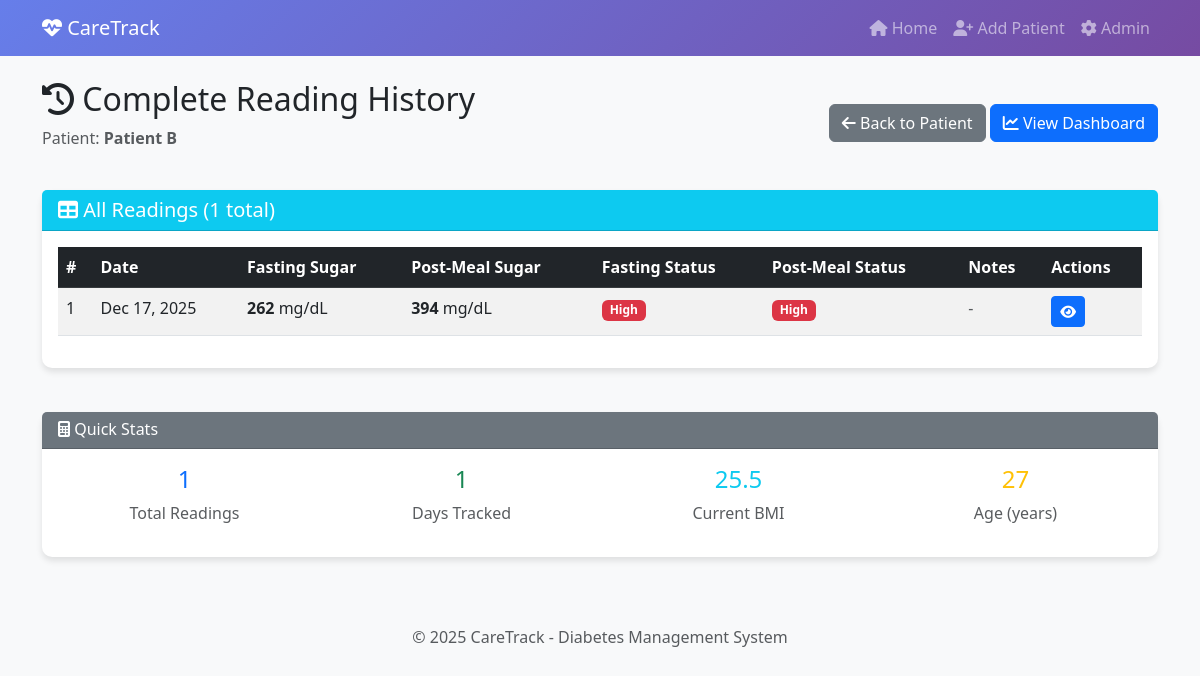
Screenshot of /history/2/ with the database file from the repository.
### app/models.py (models this page shows, shortened)
class Patient(models.Model):
    name = models.CharField(max_length=100, help_text="Patient's full name")
    age = models.PositiveIntegerField(
        validators=[MinValueValidator(1), MaxValueValidator(120)],
        help_text="Age in years"
    )
    weight = models.DecimalField(
        max_digits=5,      # Total digits (e.g., 150.5 = 4 digits)
        decimal_places=2,  # Digits after decimal
        help_text="Weight in kg"
    )
    height = models.DecimalField(
        max_digits=5,
        decimal_places=2,
        help_text="Height in cm"
    )
    bmi = models.DecimalField(
        max_digits=4,
        decimal_places=2,
        blank=True,  # Can be empty initially
        null=True,   # Can be NULL in database
        help_text="Body Mass Index (calculated automatically)"
    )
    created_at = models.DateTimeField(auto_now_add=True)  # Set once when created
    updated_at = models.DateTimeField(auto_now=True)      # Updates every time we save
    def save(self, *args, **kwargs):
        """Override save to calculate BMI before saving"""
        self.calculate_bmi()
        super().save(*args, **kwargs)
    class Meta:
        ordering = ['-created_at']  # Newest first

class SugarReading(models.Model):
    patient = models.ForeignKey(
        Patient,
        on_delete=models.CASCADE,  # If patient deleted, delete all their readings
        related_name='sugar_readings'
    )
    reading_date = models.DateField(default=timezone.now)
    sugar_before_breakfast = models.PositiveIntegerField(
        help_text="Fasting sugar level (mg/dL)"
    )
    sugar_after_breakfast = models.PositiveIntegerField(
        help_text="Post-meal sugar level (mg/dL)"
    )
    notes = models.TextField(blank=True, help_text="Any additional notes")
    created_at = models.DateTimeField(auto_now_add=True)
    def get_status(self):
        if self.sugar_before_breakfast < 70:
            fasting_status = "Low"
        elif 70 <= self.sugar_before_breakfast <= 100:
            fasting_status = "Normal"
        else:
            fasting_status = "High"
        if self.sugar_after_breakfast < 140:
            postmeal_status = "Normal"
        else:
            postmeal_status = "High"
        return {
            'fasting': fasting_status,
            'postmeal': postmeal_status
        }
    class Meta:
        ordering = ['-reading_date']  # Most recent first
        unique_together = ['patient', 'reading_date']  # One reading per day per patient

### app/views.py (the view)
# urls.py: path('history/<int:patient_id>/', views.history, name='history'),
def history(request, patient_id):
    patient = get_object_or_404(Patient, pk=patient_id)
    readings = patient.sugar_readings.all()
    context = {
        'patient': patient,
        'readings': readings,
    }
    return render(request, 'app/history.html', context)

### app/templates/app/history.html (shortened to what this page needs)
{% extends 'app/base.html' %}
{% block content %}
<div class="row mb-4">
    <div class="col-md-12">
        <div class="d-flex justify-content-between align-items-center">
            <div>
                <h2><i class="fas fa-history"></i> Complete Reading History</h2>
                <p class="text-muted">Patient: <strong>{{ patient.name }}</strong></p>
            </div>
            <div>
                <a href="{% url 'app:patient_detail' patient.pk %}" class="btn btn-secondary">
                    <i class="fas fa-arrow-left"></i> Back to Patient
                </a>
                <a href="{% url 'app:dashboard' patient.pk %}" class="btn btn-primary">
                    <i class="fas fa-chart-line"></i> View Dashboard
                </a>
            </div>
        </div>
    </div>
</div>
{% if readings %}
<div class="row">
    <div class="col-md-12">
        <div class="card">
            <div class="card-header bg-info text-white">
                <h5 class="mb-0"><i class="fas fa-table"></i> All Readings ({{ readings.count }} total)</h5>
            </div>
            <div class="card-body">
                <div class="table-responsive">
                    <table class="table table-striped table-hover">
                        <thead class="table-dark">
                            <tr>
                                <th>#</th>
                                <th>Date</th>
                                <th>Fasting Sugar</th>
                                <th>Post-Meal Sugar</th>
                                <th>Fasting Status</th>
                                <th>Post-Meal Status</th>
                                <th>Notes</th>
                                <th>Actions</th>
                            </tr>
                        </thead>
                        <tbody>
                            {% for reading in readings %}
                            {% with status=reading.get_status %}
                            <tr>
                                <td>{{ forloop.counter }}</td>
                                <td>{{ reading.reading_date|date:"M d, Y" }}</td>
                                <td>
                                    <strong>{{ reading.sugar_before_breakfast }}</strong> mg/dL
                                </td>
                                <td>
                                    <strong>{{ reading.sugar_after_breakfast }}</strong> mg/dL
                                </td>
                                <td>
                                    <span class="badge
                                        {% if status.fasting == 'Normal' %}bg-success
                                        {% elif status.fasting == 'High' %}bg-danger
                                        {% else %}bg-warning{% endif %}">
                                        {{ status.fasting }}
                                    </span>
                                </td>
                                <td>
                                    <span class="badge
                                        {% if status.postmeal == 'Normal' %}bg-success
                                        {% else %}bg-danger{% endif %}">
                                        {{ status.postmeal }}
                                    </span>
                                </td>
                                <td>
                                    {% if reading.notes %}
                                        <span class="text-truncate d-inline-block" style="max-width: 150px;" title="{{ reading.notes }}">
                                            {{ reading.notes }}
                                        </span>
                                    {% else %}
                                        <span class="text-muted">-</span>
                                    {% endif %}
                                </td>
                                <td>
                                    <a href="{% url 'app:reading_detail' reading.pk %}" class="btn btn-sm btn-primary" title="View Details">
                                        <i class="fas fa-eye"></i>
                                    </a>
                                </td>
                            </tr>
                            {% endwith %}
                            {% endfor %}
                        </tbody>
                    </table>
                </div>
            </div>
        </div>
    </div>
</div>
<div class="row mt-4">
    <div class="col-md-12">
        <div class="card">
            <div class="card-header bg-secondary text-white">
                <h6 class="mb-0"><i class="fas fa-calculator"></i> Quick Stats</h6>
            </div>
            <div class="card-body">
                <div class="row text-center">
                    <div class="col-md-3">
                        <h4 class="text-primary">{{ readings.count }}</h4>
                        <p class="text-muted">Total Readings</p>
                    </div>
                    <div class="col-md-3">
                        <h4 class="text-success">
                            {% widthratio readings|length 1 1 %}
                        </h4>
                        <p class="text-muted">Days Tracked</p>
                    </div>
                    <div class="col-md-3">
                        <h4 class="text-info">{{ patient.bmi|floatformat:1 }}</h4>
                        <p class="text-muted">Current BMI</p>
                    </div>
                    <div class="col-md-3">
                        <h4 class="text-warning">{{ patient.age }}</h4>
                        <p class="text-muted">Age (years)</p>
                    </div>
                </div>
            </div>
        </div>
    </div>
</div>
{% else %}
<div class="alert alert-warning text-center">
    <i class="fas fa-exclamation-triangle"></i> No readings found.
    <a href="{% url 'app:add_sugar_reading' patient.pk %}">Add your first reading</a>
</div>
{% endif %}
{% endblock %}

### app/templates/app/base.html (style rules this page uses)
body { background-color: #f8f9fa; }
.card { box-shadow: 0 4px 6px rgba(0,0,0,0.1); border: none; border-radius: 10px; margin-bottom: 20px; }

### rows the page displays
Patient: name "Patient B", bmi "25.5", age "27"
SugarReading: reading_date "Dec 17, 2025", sugar_before_breakfast "262", sugar_after_breakfast "394", get_status.fasting "High", get_status.postmeal "High"

### other values shown
{{ readings.count }} "1"
